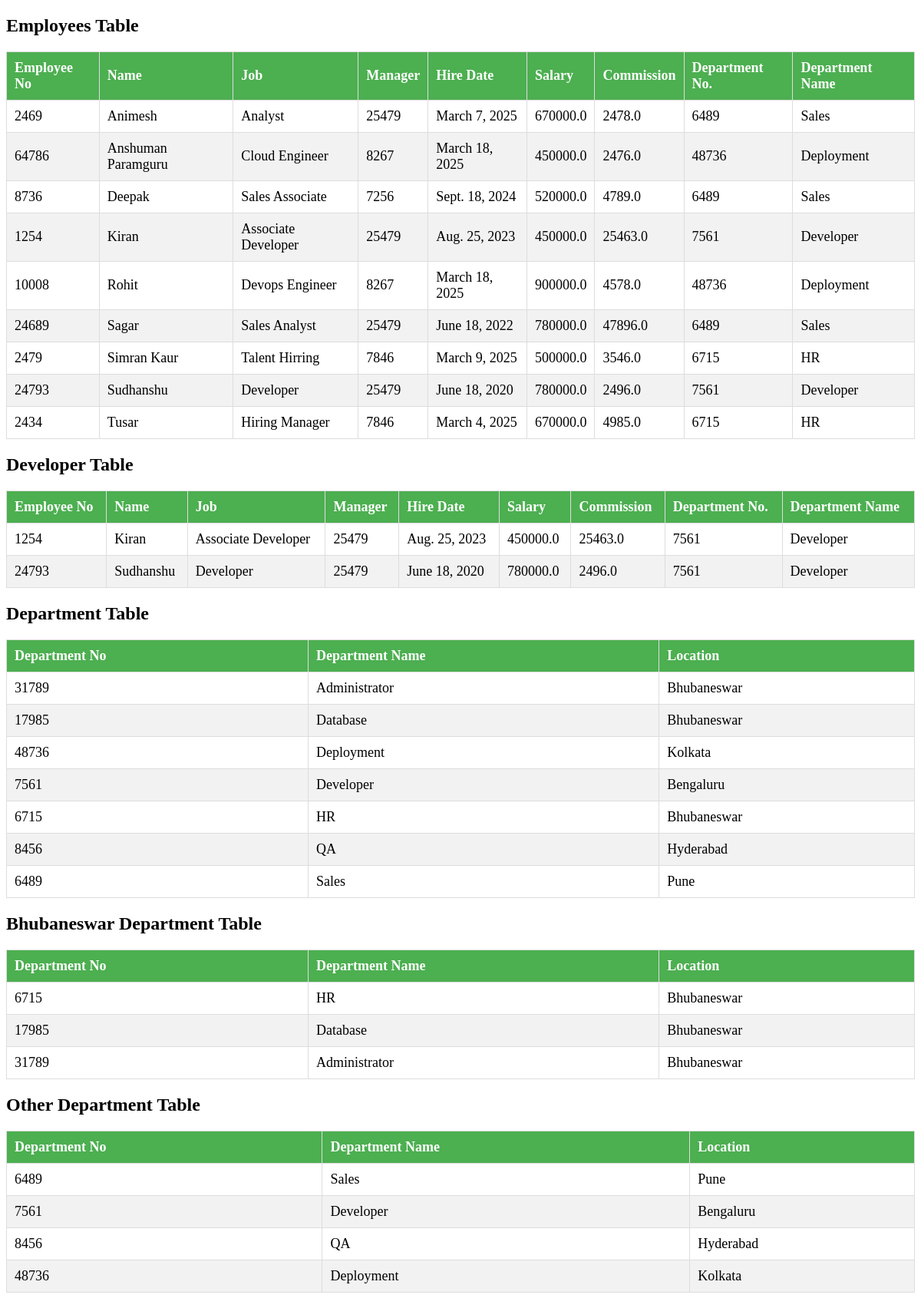
Page /retrieve_employees/ on the committed database.
### app/models.py (models this page shows, shortened)
class Emp(models.Model):
    empno = models.IntegerField(primary_key=True)
    ename = models.CharField(max_length=250)
    job = models.CharField(max_length=250)
    mgr = models.IntegerField()
    hiredate = models.DateField()
    sal = models.FloatField()
    comm = models.FloatField()
    deptno = models.ForeignKey(Dept, on_delete=models.CASCADE)
    class Meta:
        db_table = 'emp'

class Dept(models.Model):
    deptno = models.IntegerField(primary_key=True)
    dname = models.CharField(max_length=250)
    loc = models.CharField(max_length=250)
    class Meta:
        db_table = 'dept'
    def __str__(self):
        return str(self.deptno)

### app/views.py (the view)
# urls.py: path('retrieve_employees/', retrieve_employees, name='retrieve_employees'),
def retrieve_employees(request=None):
    employees = Emp.objects.all().order_by('ename')  # Get all employees
    developer = Emp.objects.filter(deptno=7561).order_by('ename')  # Get all employees
    departments = Dept.objects.all().order_by('dname')  # Get all departments
    bhubaneswardept = Dept.objects.filter(loc='Bhubaneswar')
    otherdept = Dept.objects.filter(Q(loc='Bengaluru') | Q(loc='Kolkata') | Q(loc='Pune') | Q(loc='Hyderabad'))
    return render(request, 'employees.html', {'employees': employees, 'developer': developer, 'departments': departments, 'bhubaneswardept':bhubaneswardept, 'otherdept':otherdept})

### templates/employees.html (shortened to what this page needs)
<!DOCTYPE html>
<html lang="en">
<head>
</head>
<body>
    <h2>Employees Table</h2>
    <table>
        <thead>
            <tr>
                <th>Employee No</th>
                <th>Name</th>
                <th>Job</th>
                <th>Manager</th>
                <th>Hire Date</th>
                <th>Salary</th>
                <th>Commission</th>
                <th>Department No.</th>
                <th>Department Name</th>
            </tr>
        </thead>
        <tbody>
            {% for emp in employees %}
            <tr>
                <td>{{ emp.empno }}</td>
                <td>{{ emp.ename }}</td>
                <td>{{ emp.job }}</td>
                <td>{{ emp.mgr }}</td>
                <td>{{ emp.hiredate }}</td>
                <td>{{ emp.sal }}</td>
                <td>{{ emp.comm }}</td>
                <td>{{ emp.deptno }}</td>
                <td>{{ emp.deptno.dname }}</td>
            </tr>
            {% empty %}
            <tr>
                <td colspan="8">No employees found.</td>
            </tr>
            {% endfor %}
        </tbody>
    </table>
    <h2>Developer Table</h2>
    <table>
        <thead>
            <tr>
                <th>Employee No</th>
                <th>Name</th>
                <th>Job</th>
                <th>Manager</th>
                <th>Hire Date</th>
                <th>Salary</th>
                <th>Commission</th>
                <th>Department No.</th>
                <th>Department Name</th>
            </tr>
        </thead>
        <tbody>
            {% for emp in developer %}
            <tr>
                <td>{{ emp.empno }}</td>
                <td>{{ emp.ename }}</td>
                <td>{{ emp.job }}</td>
                <td>{{ emp.mgr }}</td>
                <td>{{ emp.hiredate }}</td>
                <td>{{ emp.sal }}</td>
                <td>{{ emp.comm }}</td>
                <td>{{ emp.deptno }}</td>
                <td>{{ emp.deptno.dname }}</td>
            </tr>
            {% empty %}
            <tr>
                <td colspan="8">No employees found.</td>
            </tr>
            {% endfor %}
        </tbody>
    </table>
    <h2>Department Table</h2>
    <table>
        <thead>
            <tr>
                <th>Department No</th>
                <th>Department Name</th>
                <th>Location</th>
            </tr>
        </thead>
        <tbody>
            {% for dept in departments %}
            <tr>
                <td>{{ dept.deptno }}</td>
                <td>{{ dept.dname }}</td>
                <td>{{ dept.loc }}</td>
            </tr>
            {% empty %}
            <tr>
                <td colspan="8">No employees found.</td>
            </tr>
            {% endfor %}
        </tbody>
    </table>
    <h2>Bhubaneswar Department Table</h2>
    <table>
        <thead>
            <tr>
                <th>Department No</th>
                <th>Department Name</th>
                <th>Location</th>
            </tr>
        </thead>
        <tbody>
            {% for dept in bhubaneswardept %}
            <tr>
                <td>{{ dept.deptno }}</td>
                <td>{{ dept.dname }}</td>
                <td>{{ dept.loc }}</td>
            </tr>
            {% empty %}
            <tr>
                <td colspan="8">No employees found.</td>
            </tr>
            {% endfor %}
        </tbody>
    </table>
    <h2>Other Department Table</h2>
    <table>
        <thead>
            <tr>
                <th>Department No</th>
                <th>Department Name</th>
                <th>Location</th>
            </tr>
        </thead>
        <tbody>
            {% for dept in otherdept %}
            <tr>
                <td>{{ dept.deptno }}</td>
                <td>{{ dept.dname }}</td>
                <td>{{ dept.loc }}</td>
            </tr>
            {% empty %}
            <tr>
                <td colspan="8">No employees found.</td>
            </tr>
            {% endfor %}
        </tbody>
    </table>
</body>
</html>

### templates/employees.html (style rules this page uses)
table { width: 100%; border-collapse: collapse; margin: 20px 0; font-size: 18px; text-align: left; }
th, td { padding: 10px; border: 1px solid #ddd; }
th { background-color: #4CAF50; color: white; }
tr:nth-child(even) { background-color: #f2f2f2; }

### rows in the picture
Emp: empno "2469", ename "Animesh", job "Analyst", mgr "25479", hiredate "March 7, 2025", sal "670000.0", comm "2478.0", deptno "6489", deptno.dname "Sales"
Emp: empno "64786", ename "Anshuman Paramguru", job "Cloud Engineer", mgr "8267", hiredate "March 18, 2025", sal "450000.0", comm "2476.0", deptno "48736", deptno.dname "Deployment"
Emp: empno "8736", ename "Deepak", job "Sales Associate", mgr "7256", hiredate "Sept. 18, 2024", sal "520000.0", comm "4789.0", deptno "6489", deptno.dname "Sales"
Emp: empno "1254", ename "Kiran", job "Associate Developer", mgr "25479", hiredate "Aug. 25, 2023", sal "450000.0", comm "25463.0", deptno "7561", deptno.dname "Developer"
Emp: empno "10008", ename "Rohit", job "Devops Engineer", mgr "8267", hiredate "March 18, 2025", sal "900000.0", comm "4578.0", deptno "48736", deptno.dname "Deployment"
Emp: empno "24689", ename "Sagar", job "Sales Analyst", mgr "25479", hiredate "June 18, 2022", sal "780000.0", comm "47896.0", deptno "6489", deptno.dname "Sales"
Emp: empno "2479", ename "Simran Kaur", job "Talent Hirring", mgr "7846", hiredate "March 9, 2025", sal "500000.0", comm "3546.0", deptno "6715", deptno.dname "HR"
Emp: empno "24793", ename "Sudhanshu", job "Developer", mgr "25479", hiredate "June 18, 2020", sal "780000.0", comm "2496.0", deptno "7561", deptno.dname "Developer"
Emp: empno "2434", ename "Tusar", job "Hiring Manager", mgr "7846", hiredate "March 4, 2025", sal "670000.0", comm "4985.0", deptno "6715", deptno.dname "HR"
Dept: deptno "31789", dname "Administrator", loc "Bhubaneswar"
Dept: deptno "17985", dname "Database", loc "Bhubaneswar"
Dept: deptno "48736", dname "Deployment", loc "Kolkata"
Dept: deptno "7561", dname "Developer", loc "Bengaluru"
Dept: deptno "6715", dname "HR", loc "Bhubaneswar"
Dept: deptno "8456", dname "QA", loc "Hyderabad"
Dept: deptno "6489", dname "Sales", loc "Pune"
